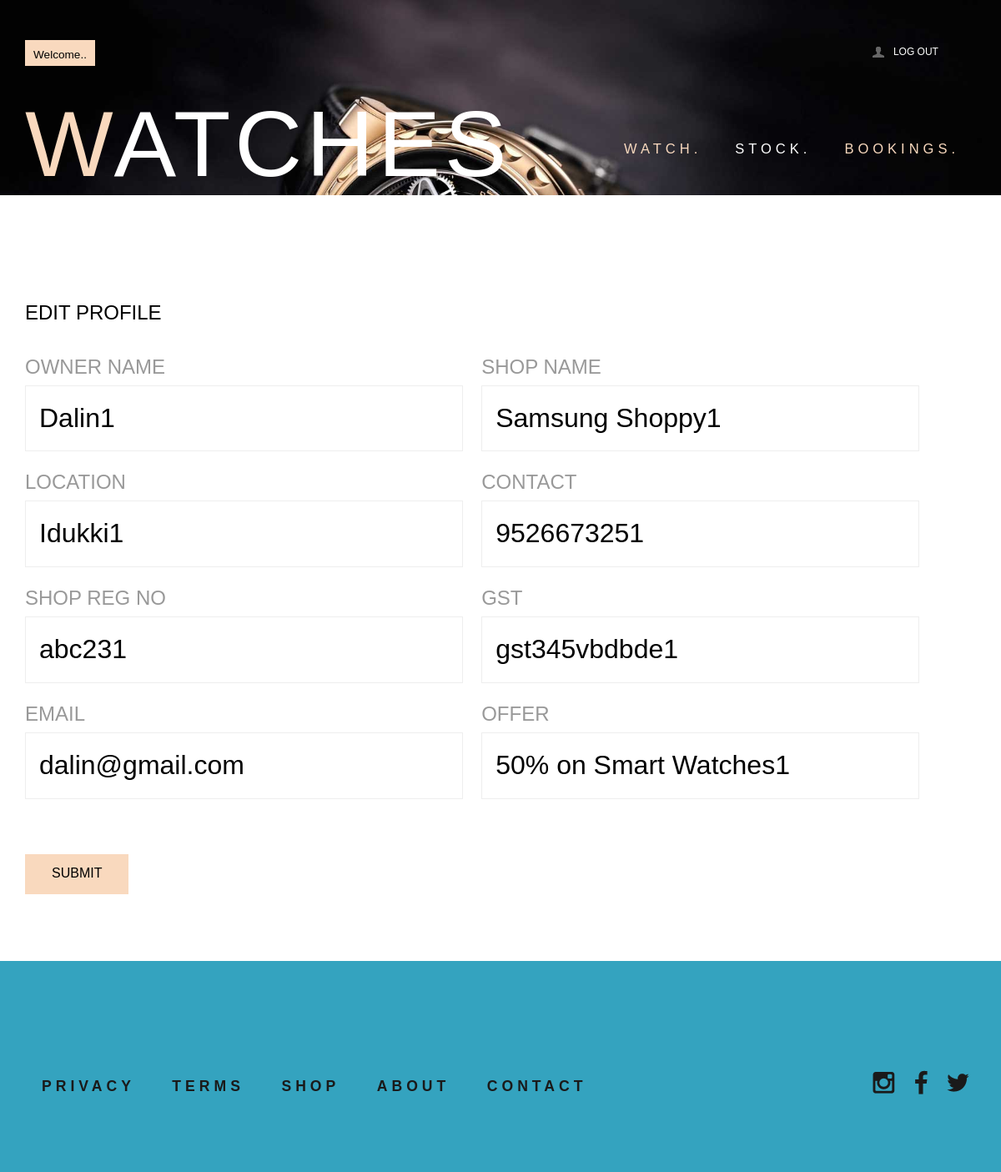
The page /shopprofileedit.php (signed in) on the database its author committed.
### tables this page shows
CREATE TABLE IF NOT EXISTS `shop` (
  `shopid` int NOT NULL AUTO_INCREMENT,
  `name` varchar(30) NOT NULL,
  `shop_name` varchar(30) NOT NULL,
  `location` varchar(20) NOT NULL,
  `contact` bigint NOT NULL,
  `shop_regno` varchar(20) NOT NULL,
  `gst` varchar(20) NOT NULL,
  `email` varchar(20) NOT NULL,
  `offer` varchar(255) NOT NULL,
  PRIMARY KEY (`shopid`),
  UNIQUE KEY `gst` (`gst`),
  UNIQUE KEY `shop_regno` (`shop_regno`),
  UNIQUE KEY `email` (`email`)
);

### shopprofileedit.php (the view, shortened to what this page needs)
<?php
include("connection.php");
$shopid = $_SESSION['shopid'];
$ret = " SELECT * FROM shop where shopid=$shopid ";
$re = mysqli_query($conn, $ret);
$data = mysqli_fetch_assoc($re);
    ?>
    <div class="account-in">
   	  <div class="container">
         <form method="POST" action="" enctype="multipart/form-data">
		     <div class="register-bottom-grid">
				    <h2>EDIT PROFILE</h2>
					 <div>
				<span>Owner Name</span>
				<input type="text" name="name" value="<?php echo $data['name']; ?>"  required>
			 </div>
             <div>
				<span>Shop Name</span>
				<input type="text" name="shop" value="<?php echo $data['shop_name']; ?>"  required>
			 </div>
             <div>
				<span>Location</span>
				<input type="text" name="location" value="<?php echo $data['location']; ?>"  required>
			 </div>
             <div>
						<span>Contact</span>
						<input type="number" name="contact" pattern="[0-9]" value="<?php echo $data['contact']; ?>" required>
					 </div>
             <div>
				<span>Shop Reg No</span>
				<input type="text" name="reg" value="<?php echo $data['shop_regno']; ?>" required>
			 </div>
             <div>
				<span>GST</span>
				<input type="text" name="gst" value="<?php echo $data['gst']; ?>" required>
			 </div>
             <div>
				<span>Email</span>
				<input type="text" name="email" value="<?php echo $data['email']; ?>" disabled>
			 </div>
             <div>
				<span>Offer</span>
				<input type="text" name="offer" value="<?php echo $data['offer']; ?>" >
			 </div>
                     </div>
        <div class="clearfix"> </div>
		<div class="register-but">
			   <input type="submit" value="Submit" name="submit">
		   </form>
		</div>
	   </div>

### css/style.css (style rules this page uses)
h4, h5, h6, h1, h2, h3 { margin-top: 0; }
ul, ol { margin: 0; }
p { margin: 0; }
html, body { font-family: 'PT Sans Narrow', sans-serif; font-size: 100%; background:#fff; }
body a { transition:0.5s all; -webkit-transition:0.5s all; -moz-transition:0.5s all; -o-transition:0.5s all; -ms-transition:0.5s all; }
.header_top_left { float:left; }
.header_top_right { float:right; width:23%; }
.box_11 { cursor: pointer; padding: 5px 10px; background: #F9D9BE; }
.box_11 h4 { border: none; color: #fff; font-size: 0.85em; margin-bottom: 0; padding: 0; }
.box_11 p { float: left; margin: 6px 0 0 0; color:#000; }
ul.header_user_info { float: left; border-right: 1px solid #55555500; width:50%; padding:0; min-height: 30px; }
ul.header_user_info a { color:#fff; }
i.user { width: 17px; height: 17px; background: url(../images/img-sprite.png) no-repeat -241px -67px; float: left; margin:6px 10px 0 5px; }
ul.header_user_info li.user_desc { display: block; font-size: 12px; text-transform: uppercase; cursor: pointer; background: #fb5c2200; -moz-transition: all 0.2s linear; -o-transition: all 0.2s linear; -webkit-transition: all 0.2s linear; transition: all 0.2s linear; float: left; margin-top:6px; }
.header_bottom { padding: 2em 0; }
.logo h1 { font-size:7em; text-transform: uppercase; margin-bottom: 0; font-family: 'Dorsa', sans-serif; letter-spacing: 5px; }
span.m_1 { color:#F9D9BE; }
.logo { float:left; }
.logo h1 a { color:#fff; }
.menu { float:right; margin: 3em 0 0 0; }
.account-in { padding:5em 0; }
.register-top-grid h2, .register-bottom-grid h2 { color:#000; font-size:1.5em; padding-bottom:1em; margin: 0; }
.register-top-grid div, .register-bottom-grid div { width: 48%; float: left; margin: 10px 0; }
.register-top-grid span, .register-bottom-grid span { color:#999; font-size: 1.5em; padding-bottom: 0.2em; display: block; text-transform: uppercase; }
.register-top-grid input[type="text"], .register-bottom-grid input[type="email"], .register-bottom-grid input[type="text"], .register-bottom-grid input[type="password"], .register-bottom-grid input[type="number"], .register-bottom-grid input[type="file"], .register-bottom-grid input[type="date"] { border: 1px solid #EEE; outline-color: #FF5B36; width: 96%; font-size: 2em; padding: 0.5em; -webkit-appearance: none; background-color: #fff; color: #000; }
.register-but { margin-top:1em; }
.register-but input[type="submit"] { background:#F9D9BE; color: #000; font-size:1em; padding: 0.8em 2em; transition: 0.5s all; -webkit-transition: 0.5s all; -moz-transition: 0.5s all; -o-transition: 0.5s all; display: inline-block; text-transform: uppercase; border:none; outline:none; }
.register-bottom-grid { margin-top:3em; }
.newsletter { text-align: center; padding:0 0 3em; }
.footer { background-color: #34a3bf; padding:5em 0; }
.cssmenu { float:left; }
.cssmenu ul { padding:0; list-style:none; }
.cssmenu ul li { display: inline-block; }
.cssmenu ul li a { color: #1a1a1a; display: block; margin: 10px 20px; text-transform: uppercase; font-size: 1.1em; font-weight: 600; letter-spacing: 5px; }
ul.social { padding:0; list-style: none; float:right; }
ul.social li:first-child { margin-left: 0; }
ul.social li { display: inline-block; margin-right: 5px; }
ul.social li a i { width:35px; height:35px; display: block; background: url(../images/img-sprite.png)no-repeat; }
ul.social li a i.instagram { background-position:-5px -4px; }
ul.social li a i.fb { background-position:-44px -5px; }
ul.social li a i.tw { background-position:-83px -6px; }
.men_banner { background: url(../images/3.jpg) no-repeat center top; background-size: cover; -webkit-background-size: cover; -moz-background-size: cover; -o-background-size: cover; min-height:225px; text-align: center; padding-top: 3em; }

### css/megamenu.css (style rules this page uses)
.megamenu { margin-bottom:0px;padding:0;width:100%;list-style:none;display:inline-block;position:relative;font-size:15px }
.megamenu li { margin-bottom:-5px;display:inline }
.megamenu>li>a { float:left;padding:8px 20px;text-decoration:none;text-transform:capitalize;font-size:1.1em; -webkit-transition: all 0.3s ease-in-out;text-transform:uppercase; -moz-transition: all 0.3s ease-in-out; -o-transition: all 0.3s ease-in-out; transition: all 0.3s ease-in-out; color:#fff; letter-spacing:5px; font-weight:400; }
.megamenu>li.active>a { color:#F9D9BE; }

### rows shown on the page
shop: name "Dalin1", shop "Samsung Shoppy1", location "Idukki1", contact "9526673251", reg "abc231", gst "gst345vbdbde1", email "dalin@gmail.com", offer "50% on Smart Watches1"
